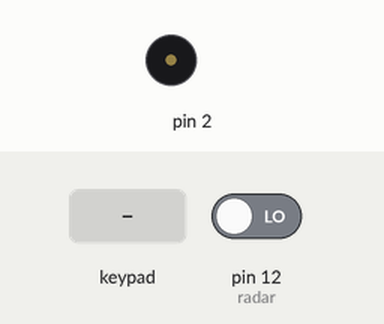
A sketch run on a simulated Arduino Uno, built with avr-gcc and run on an emulated ATmega328P. Shown: buzzer (waves = sounding). Inputs (shaded band) come from the test bench; at power-on: pin 12 (radar) LOW. What the sketch prints to the serial monitor is not drawn.

Above: at 1.2 s.
1.3 s: pin 12 (radar) driven HIGH
At 1.9 s:
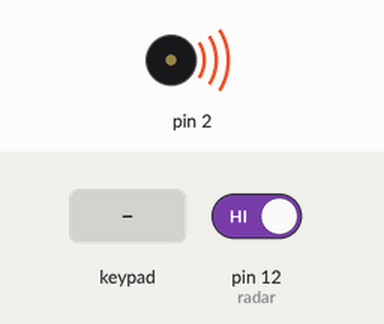
2.8 s: key '1' pressed
4.3 s: keypad keys 5 8 1 2 7 # pressed 0.4 s apart
8.2 s: key 'A' pressed
9.7 s: keypad keys 5 8 1 2 7 * pressed 0.4 s apart
13.6 s: key 'B' pressed
Timing chart, 0 to 16.1 s (numbered marks = the images above; inputs shaded):
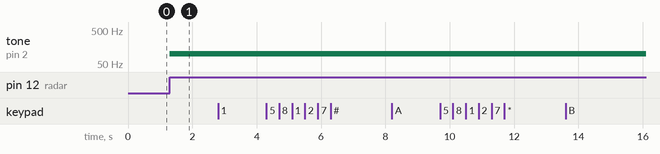

Measured:
- after the input at 1.3 s, tone on pin 2: silent → 100 Hz at once
- after the input at 2.8 s, every drawn part: stays the same
- after the input at 4.3 s, every drawn part: stays the same
- after the input at 8.2 s, every drawn part: stays the same
- after the input at 9.7 s, every drawn part: stays the same
- after the input at 13.6 s, every drawn part: stays the same

The sketch:

Practica5_4.ino
```cpp
  #include <Keypad.h>
const int FILAS = 4;
const int COLUMNAS= 4;
const int buz=2;
const int radar = 12;
int lee;
char keys[FILAS][COLUMNAS]={
{'1','2','3','A'},
{'4','5','6','B'},
{'7','8','9','C'},
{'*','0','#','D'}
};
byte pinesFila[FILAS]={A0,A1,A2,A4};
byte pinesColumna[COLUMNAS]={8,9,10,11};
Keypad teclado=Keypad(makeKeymap(keys), pinesFila, pinesColumna,FILAS,COLUMNAS);
char teclaPrecionada;


char pass[6]="58127"; //Poner en el arreglo 1 posicion mas a la que tendra la contraseña correcta
char ingresaPass[6]; // tiene que tener el mismo tamaño del arreglo de la contraseña correcta
int indice=0;
#define salida(pin) pinMode(pin,OUTPUT);
#define entrada(pin) pinMode(pin,INPUT);
#define encender_b(pin) tone(pin,100);
#define apagar_b(pin) noTone(pin);
void setup()
{
Serial.begin(9600);
entrada(radar);
salida(buz);
encender_b(buz);
apagar_b(buz);
}


void loop(){
teclaPrecionada=teclado.getKey(); //detecta que en el teclado se pulso un boton
if(teclaPrecionada){
ingresaPass[indice]=teclaPrecionada; // le asigna lo que ingresamos a el arreglo que va a ser comparado
indice++; //cambiara la posicion del arreglo para poder asignar los caracteres
Serial.print(teclaPrecionada);
}
lee=digitalRead(radar);
if (lee == 1)
{
encender_b(buz);
}


if(indice==5){ //cuando se llegue al limite del arreglo verificara si esta correcta o no la contraseña
if(strcmp(pass,ingresaPass)==0){ //Verifica que la contraseña esta correcta
apagar_b(buz);
delay(5000);
Serial.println(" Acceso permitido");
}
indice=0;
}
}
```
